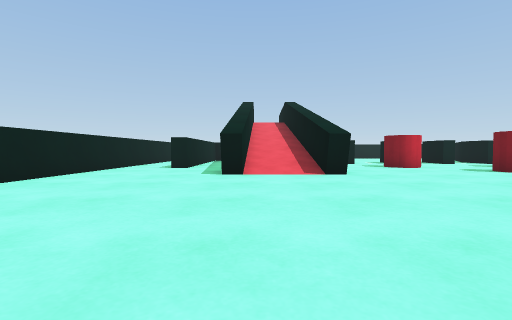
view 1 (above)

20 first-person views from a walk through a 3-D level made in the Unity game engine. The camera is 0.58 m above the floor, tilts 2° down and sees 85° across. The floor is counted in squares, 1 m on a side. Each view is taken from the middle of a square. On the plan, view 1 faces up. The plan holds only what a view shows up to about 9 squares ahead; the rest is blank. The place goes on beyond the plan. Surface patterns are stand-ins for the level's own textures.

view 2
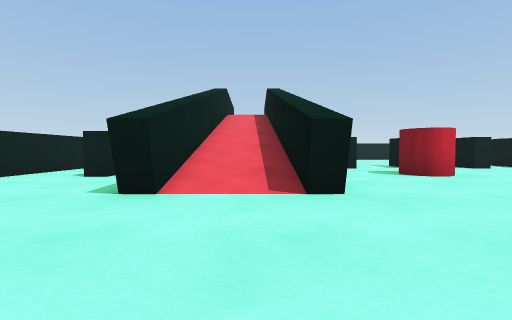

view 3
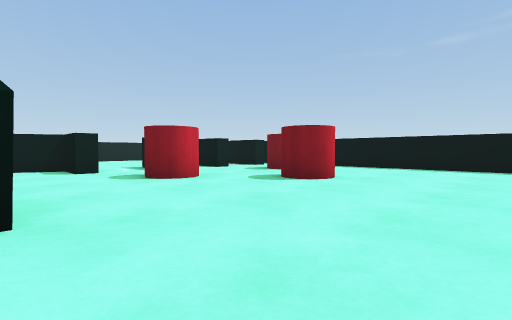

view 4
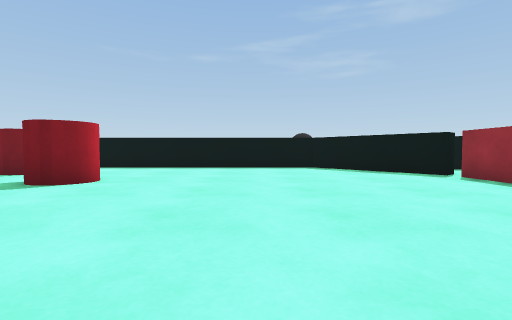

view 5
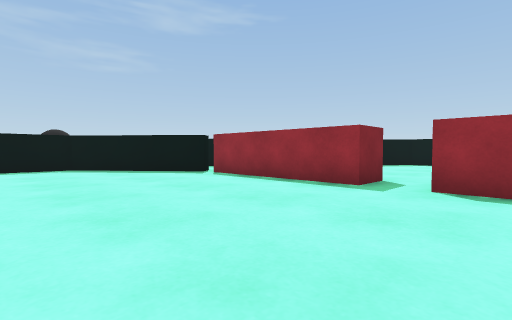

view 6
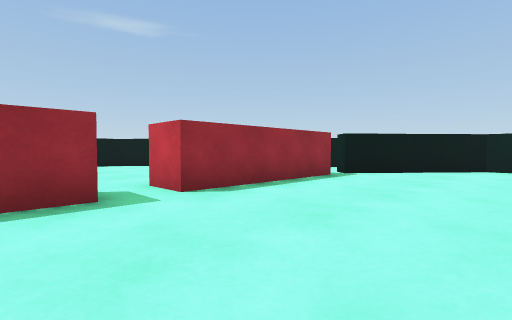

view 7
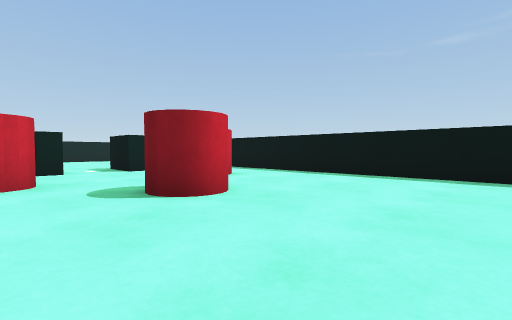

view 8
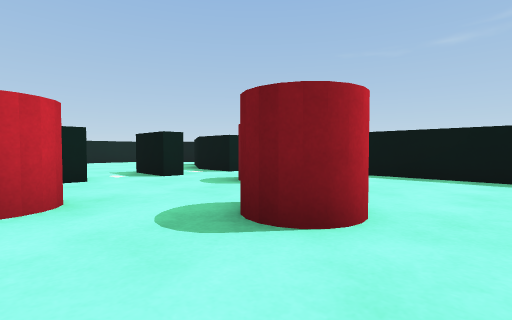

view 9
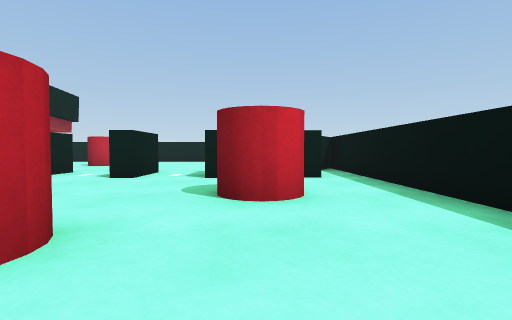

view 10
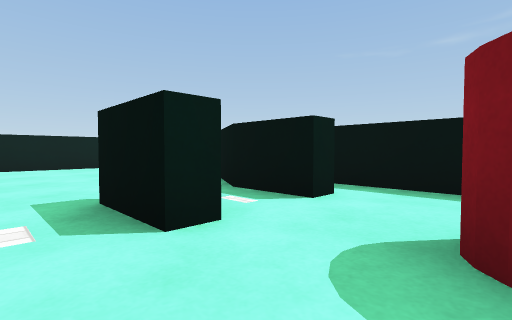

view 11
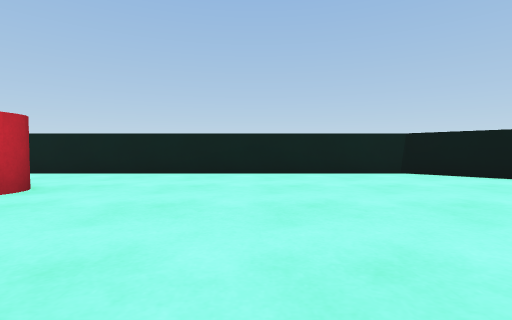

view 12
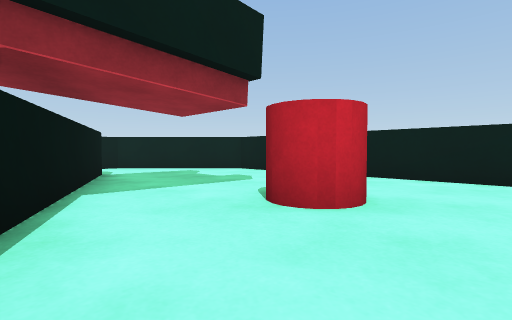

view 13
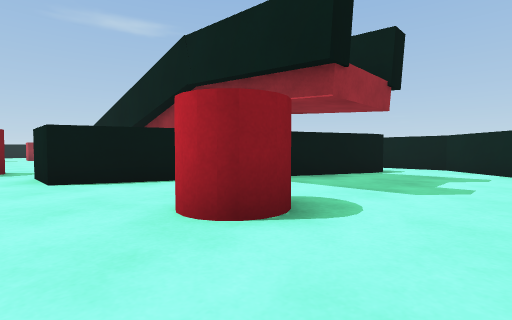

view 14
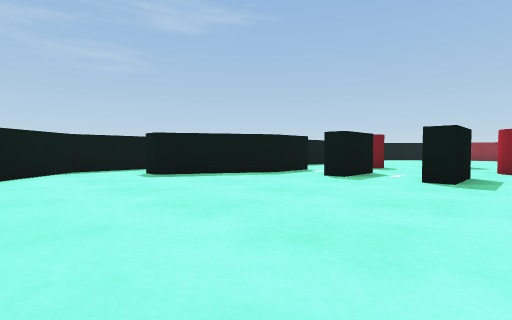

view 15
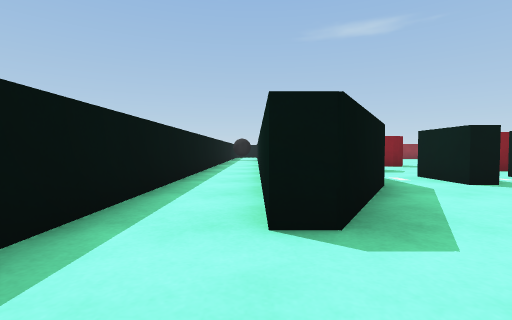

view 16
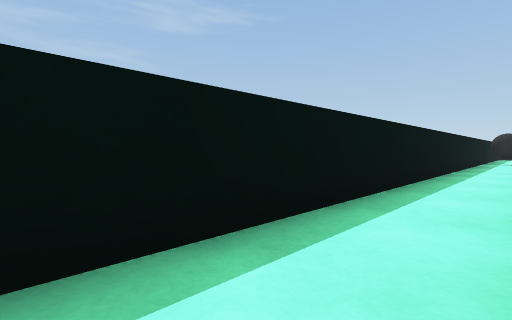

view 17
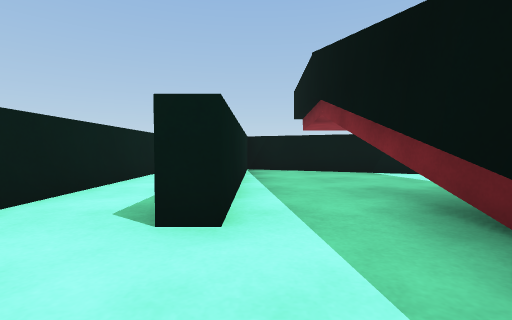

view 18
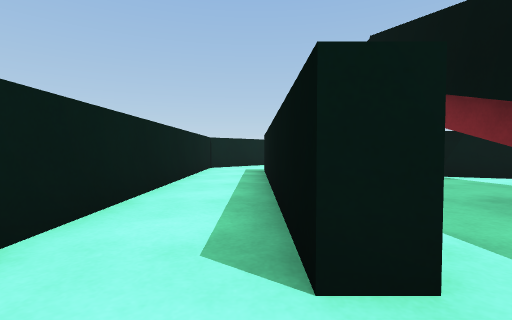

view 19
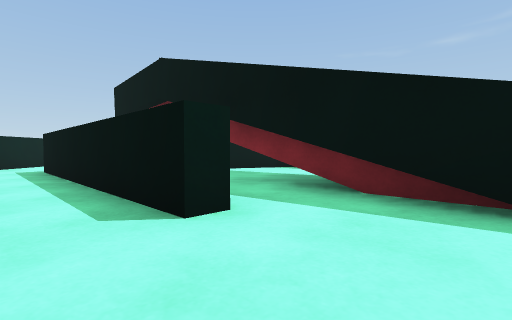

view 20
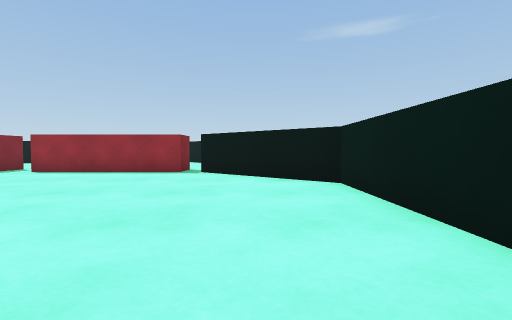

### Floor plan
Ten units are one square. View 1 is at (0, 0); x grows to the right and y downward. Boxes are objects, and circles mark ways between rooms. Rooms are numbered by the first view taken in them; rooms with no view inside come last. Other rooms are left out.
<svg viewBox="-50 -205 190 215">
<path fill="none" stroke="#000" d="M22 -65 17 -65 15 -121M-3 -64 -9 -64M-8 -71 -7 -103M40 5 81 5M42 -118 37 -118M84 4 114 -21 114 -150M64 -118 59 -118M-10 5 30 5M-23 -91 -28 -91M84 -118 79 -118M-2 -121 -3 -66M105 -118 99 -118M-45 -95 -45 -21 -16 4M-3 -66 -8 -66M79 -118 79 -133 84 -133 84 -118M59 -118 59 -133 64 -133 64 -118M99 -118 99 -134 114 -160 119 -160 119 -118M114 -150 109 -142M-5 -200 -17 -200 -45 -172M-23 -161 42 -134 42 -118M-28 -160 -22 -160M135 -58 135 -172 107 -200 12 -200M-3 -101 -3 -122M37 -118 37 -130 -23 -155 -23 -91M-28 -91 -28 -160M-45 -172 -45 -95"/>
<rect x="45" y="-105" width="10" height="20" fill="#bbb"><title>red cylinder</title></rect>
<rect x="65" y="-85" width="10" height="20" fill="#bbb"><title>red cylinder</title></rect>
<rect x="85" y="-105" width="10" height="20" fill="#bbb"><title>red cylinder</title></rect>
<rect x="25" y="-175" width="10" height="20" fill="#bbb"><title>red cylinder</title></rect>
<rect x="125" y="-25" width="10" height="10" fill="#bbb"><title>other object</title></rect>
<circle cx="50" cy="-125" r="3" fill="#2a7"/>
<circle cx="70" cy="-125" r="3" fill="#2a7"/>
<circle cx="90" cy="-125" r="3" fill="#2a7"/>
<circle cx="-20" cy="-100" r="3" fill="#2a7"/>
<circle cx="30" cy="-120" r="3" fill="#2a7"/>
<circle cx="-40" cy="-100" r="3" fill="#2a7"/>
<circle cx="-40" cy="-160" r="3" fill="#2a7"/>
<text x="40" y="-50">1</text>
<text x="70" y="-150">2</text>
<text x="0" y="-130">3</text>
<text x="-40" y="-130">4</text>
</svg>
Room 1 opens to room 2. Room 1 opens to room 3. Room 1 opens to room 4. Room 2 opens to room 4.

Where each view was taken, in squares from view 1:
view 1: 0 up, 0 right, facing up
view 2: 3 up, 1 right, facing up
view 3: 4 up, 2 right, facing up-right
view 4: 4 up, 2 right, facing right
view 5: 4 up, 2 right, facing down-right
view 6: 3 up, 5 right, facing down-left
view 7: 4 up, 5 right, facing up-right
view 8: 6 up, 5 right, facing up-right
view 9: 6 up, 9 right, facing up
view 10: 10 up, 7 right, facing up-right
view 11: 13 up, 7 right, facing up
view 12: 14 up, 5 right, facing up-left
view 13: 19 up, 5 right, facing down-left
view 14: 19 up, 5 right, facing down-right
view 15: 18 up, 12 right, facing down
view 16: 17 up, 12 right, facing down-right
view 17: 7 up, 2 left, facing up
view 18: 8 up, 3 left, facing up
view 19: 7 up, 4 left, facing up-right
view 20: 7 up, 3 left, facing down
